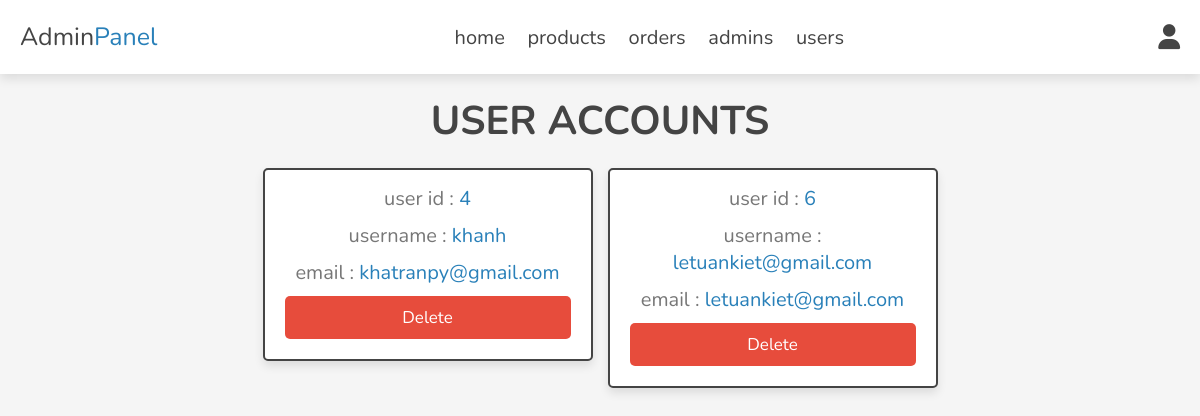
Screenshot of /admin/users_accounts.php (signed in) with the database file from the repository.
### tables this page shows
CREATE TABLE `users` (
  `id` int(11) NOT NULL,
  `name` varchar(20) NOT NULL,
  `email` varchar(50) NOT NULL,
  `phone_number` varchar(20) NOT NULL,
  `password` varchar(50) NOT NULL
);

### admin/users_accounts.php (the view, shortened to what this page needs)
<?php
include '../components/connect.php';
?>
<!DOCTYPE html>
<html lang="en">
<head>
   <link rel="stylesheet" href="https://cdnjs.cloudflare.com/ajax/libs/font-awesome/6.1.1/css/all.min.css">
   <link rel="stylesheet" href="../css/admin_style.css">
</head>
<body>
<?php include '../components/admin_header.php'; ?>
<section class="accounts">
   <h1 class="heading">user accounts</h1>
   <div class="box-container">
   <?php
      $select_accounts = $conn->prepare("SELECT * FROM `users`");
      $select_accounts->execute();
      if($select_accounts->rowCount() > 0){
         while($fetch_accounts = $select_accounts->fetch(PDO::FETCH_ASSOC)){
   ?>
   <div class="box">
      <p> user id : <span><?= $fetch_accounts['id']; ?></span> </p>
      <p> username : <span><?= $fetch_accounts['name']; ?></span> </p>
      <p> email : <span><?= $fetch_accounts['email']; ?></span> </p>
      <a href="users_accounts.php?delete=<?= $fetch_accounts['id']; ?>" onclick="return confirm('delete this account? the user related information will also be delete!')" class="delete-btn">delete</a>
   </div>
   <?php
         }
      }else{
         echo '<p class="empty">no accounts available!</p>';
      }
   ?>
   </div>
</section>
</body>
</html>

### css/admin_style.css (style rules this page uses)
:root { --main-color:#2980b9; --orange:#f39c12; --red:#e74c3c; --black:#444; --white:#fff; --light-color:#777; --light-bg:#f5f5f5; --border:.2rem solid var(--black); --box-shadow:0 .5rem 1rem rgba(0,0,0,.1); }
* { font-family: 'Nunito', sans-serif; margin:0; padding:0; box-sizing: border-box; outline: none; border:none; text-decoration: none; }
html { font-size: 62.5%; overflow-x: hidden; }
body { background-color: var(--light-bg); }
section { padding:2rem; max-width: 1200px; margin:0 auto; }
.heading { font-size: 4rem; color:var(--black); margin-bottom: 2rem; text-align: center; text-transform: uppercase; }
.btn, .delete-btn, .option-btn { display: block; width: 100%; margin-top: 1rem; border-radius: .5rem; padding:1rem 3rem; font-size: 1.7rem; text-transform: capitalize; color:var(--white); cursor: pointer; text-align: center; }
.delete-btn { background-color: var(--red); }
.accounts .box-container { display: grid; grid-template-columns: repeat(auto-fit, 33rem); gap:1.5rem; align-items: flex-start; justify-content: center; }
.accounts .box-container .box { padding:2rem; padding-top: .5rem; border-radius: .5rem; text-align: center; border:var(--border); background-color: var(--white); box-shadow: var(--box-shadow); }
.accounts .box-container .box p { font-size: 2rem; color:var(--light-color); margin: 1rem 0; }
.accounts .box-container .box p span { color:var(--main-color); }

### rows the page displays
users: id "4", name "khanh", email "khatranpy@gmail.com"
users: id "6", name "letuankiet@gmail.com", email "letuankiet@gmail.com"
